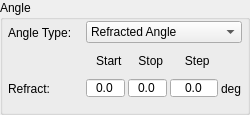
            <widget class="QGroupBox" name="BoxAngle">
             <property name="maximumSize">
              <size>
               <width>310</width>
               <height>150</height>
              </size>
             </property>
             <property name="title">
              <string>Angle</string>
             </property>
             <layout class="QVBoxLayout" name="verticalLayout_22" stretch="1,5">
              <property name="spacing">
               <number>3</number>
              </property>
              <property name="leftMargin">
               <number>5</number>
              </property>
              <property name="topMargin">
               <number>0</number>
              </property>
              <property name="rightMargin">
               <number>5</number>
              </property>
              <item>
               <layout class="QHBoxLayout" name="horizontalLayout_8">
                <property name="leftMargin">
                 <number>0</number>
                </property>
                <property name="topMargin">
                 <number>0</number>
                </property>
                <property name="rightMargin">
                 <number>0</number>
                </property>
                <property name="bottomMargin">
                 <number>0</number>
                </property>
                <item>
                 <widget class="QLabel" name="LabelAngleType">
                  <property name="sizePolicy">
                   <sizepolicy hsizetype="Fixed" vsizetype="Fixed">
                    <horstretch>0</horstretch>
                    <verstretch>0</verstretch>
                   </sizepolicy>
                  </property>
                  <property name="minimumSize">
                   <size>
                    <width>75</width>
                    <height>25</height>
                   </size>
                  </property>
                  <property name="text">
                   <string>Angle Type:</string>
                  </property>
                 </widget>
                </item>
                <item>
                 <widget class="QComboBox" name="ComAngleType">
                  <item>
                   <property name="text">
                    <string>Refracted Angle</string>
                   </property>
                  </item>
                  <item>
                   <property name="text">
                    <string>Primary Steering Angle</string>
                   </property>
                  </item>
                  <item>
                   <property name="text">
                    <string>Beam Skew Angle</string>
                   </property>
                  </item>
                 </widget>
                </item>
               </layout>
              </item>
              <item>
               <layout class="QGridLayout" name="gridLayout_4">
                <item row="1" column="4">
                 <widget class="QLabel" name="LabelFocusOffsetStopUnit_3">
                  <property name="text">
                   <string>deg</string>
                  </property>
                 </widget>
                </item>
                <item row="0" column="1">
                 <widget class="QLabel" name="LabelAngStart">
                  <property name="sizePolicy">
                   <sizepolicy hsizetype="Preferred" vsizetype="Fixed">
                    <horstretch>0</horstretch>
                    <verstretch>0</verstretch>
                   </sizepolicy>
                  </property>
                  <property name="minimumSize">
                   <size>
                    <width>0</width>
                    <height>25</height>
                   </size>
                  </property>
                  <property name="maximumSize">
                   <size>
                    <width>16777215</width>
                    <height>25</height>
                   </size>
                  </property>
                  <property name="text">
                   <string>  Start</string>
                  </property>
                  <property name="alignment">
                   <set>Qt::AlignCenter</set>
                  </property>
                 </widget>
                </item>
                <item row="0" column="2">
                 <widget class="QLabel" name="LabelAngStop">
                  <property name="text">
                   <string>  Stop</string>
                  </property>
                  <property name="alignment">
                   <set>Qt::AlignCenter</set>
                  </property>
                 </widget>
                </item>
                <item row="0" column="3">
                 <widget class="QLabel" name="LabelAngStep">
                  <property name="text">
                   <string>  Step</string>
                  </property>
                  <property name="alignment">
                   <set>Qt::AlignCenter</set>
                  </property>
                 </widget>
                </item>
                <item row="1" column="0">
                 <widget class="QLabel" name="LlabelRefract">
                  <property name="minimumSize">
                   <size>
                    <width>75</width>
                    <height>25</height>
                   </size>
                  </property>
                  <property name="text">
                   <string>Refract:</string>
                  </property>
                 </widget>
                </item>
                <item row="1" column="1">
                 <widget class="QDoubleSpinBox" name="ValueRefractStart">
                  <property name="sizePolicy">
                   <sizepolicy hsizetype="Preferred" vsizetype="Fixed">
                    <horstretch>0</horstretch>
                    <verstretch>0</verstretch>
                   </sizepolicy>
                  </property>
                  <property name="minimumSize">
                   <size>
                    <width>0</width>
                    <height>20</height>
                   </size>
                  </property>
                  <property name="maximumSize">
                   <size>
                    <width>60</width>
                    <height>20</height>
                   </size>
                  </property>
                  <property name="frame">
                   <bool>true</bool>
                  </property>
                  <property name="alignment">
                   <set>Qt::AlignCenter</set>
                  </property>
                  <property name="buttonSymbols">
                   <enum>QAbstractSpinBox::NoButtons</enum>
                  </property>
                  <property name="keyboardTracking">
                   <bool>true</bool>
                  </property>
                  <property name="decimals">
                   <number>1</number>
                  </property>
                  <property name="minimum">
                   <double>-89.000000000000000</double>
                  </property>
                  <property name="maximum">
                   <double>89.000000000000000</double>
                  </property>
                 </widget>
                </item>
                <item row="1" column="2">
                 <widget class="QDoubleSpinBox" name="ValueRefractStop">
                  <property name="sizePolicy">
                   <sizepolicy hsizetype="Preferred" vsizetype="Preferred">
                    <horstretch>0</horstretch>
                    <verstretch>0</verstretch>
                   </sizepolicy>
                  </property>
                  <property name="minimumSize">
                   <size>
                    <width>0</width>
                    <height>20</height>
                   </size>
                  </property>
                  <property name="maximumSize">
                   <size>
                    <width>60</width>
                    <height>20</height>
                   </size>
                  </property>
                  <property name="frame">
                   <bool>true</bool>
                  </property>
                  <property name="alignment">
                   <set>Qt::AlignCenter</set>
                  </property>
                  <property name="buttonSymbols">
                   <enum>QAbstractSpinBox::NoButtons</enum>
                  </property>
                  <property name="keyboardTracking">
                   <bool>true</bool>
                  </property>
                  <property name="decimals">
                   <number>1</number>
                  </property>
                  <property name="minimum">
                   <double>-89.000000000000000</double>
                  </property>
                  <property name="maximum">
                   <double>89.000000000000000</double>
                  </property>
                 </widget>
                </item>
                <item row="1" column="3">
                 <widget class="QDoubleSpinBox" name="ValueRefractStep">
                  <property name="sizePolicy">
                   <sizepolicy hsizetype="Preferred" vsizetype="Preferred">
                    <horstretch>0</horstretch>
                    <verstretch>0</verstretch>
                   </sizepolicy>
                  </property>
                  <property name="minimumSize">
                   <size>
                    <width>0</width>
                    <height>20</height>
                   </size>
                  </property>
                  <property name="maximumSize">
                   <size>
                    <width>60</width>
                    <height>20</height>
                   </size>
                  </property>
                  <property name="frame">
                   <bool>true</bool>
                  </property>
                  <property name="alignment">
                   <set>Qt::AlignCenter</set>
                  </property>
                  <property name="buttonSymbols">
                   <enum>QAbstractSpinBox::NoButtons</enum>
                  </property>
                  <property name="keyboardTracking">
                   <bool>true</bool>
                  </property>
                  <property name="decimals">
                   <number>1</number>
                  </property>
                  <property name="maximum">
                   <double>5000.000000000000000</double>
                  </property>
                 </widget>
                </item>
               </layout>
              </item>
             </layout>
            </widget>
